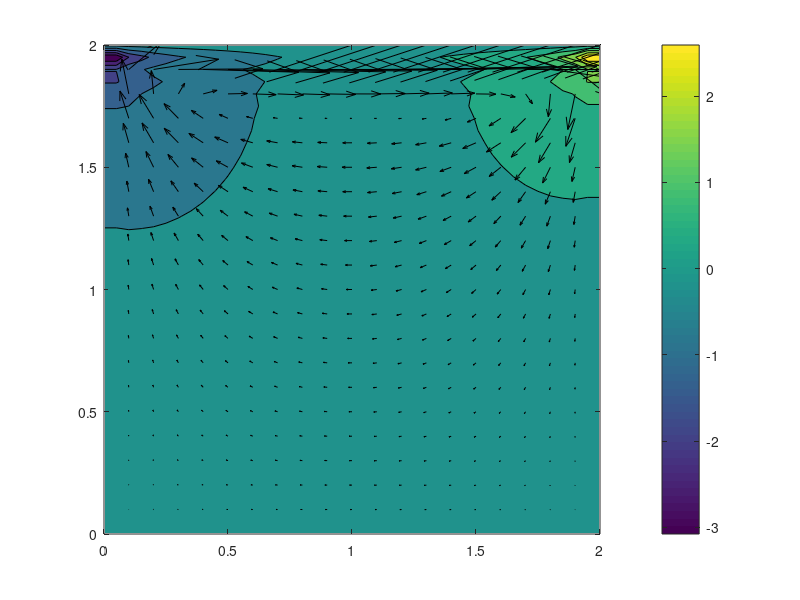

Reproduce this figure in MATLAB.
clc,clear,close all

nx = 41;
ny = 41;
nt = 100;
nit = 50; % ??
c = 1;
dx = 2/(nx-1);
dy = 2/(ny-1);
x = linspace(0,2,nx);
y = linspace(0,2,ny);

rho = 1;
nu = 0.1;
dt = 0.001;

u = zeros(nx,ny);
v = zeros(nx,ny);
p = zeros(nx,ny);
b = zeros(nx,ny);

for i = 1:nt
    un = u;
    vn = v;
    
    b(2:end-1,2:end-1) =  ... % have no relation to the interation of p (Place here for saving computation resources)
        rho/dt*((u(3:end,2:end-1)-u(1:end-2,2:end-1))/(2*dx)+(v(2:end-1,3:end)-v(2:end-1,1:end-2))/(2*dy))...
        -(u(3:end,2:end-1)-u(1:end-2,2:end-1))/(2*dx).*(u(3:end,2:end-1)-u(1:end-2,2:end-1))/(2*dx)...
        -2*(u(2:end-1,3:end)-u(2:end-1,1:end-2))/(2*dy).*(v(3:end,2:end-1)-v(1:end-2,2:end-1))/(2*dx)...
        -(v(2:end-1,3:end)-v(2:end-1,1:end-2))/(2*dy).*(v(2:end-1,3:end)-v(2:end-1,1:end-2))/(2*dy);
    
    for j = 1:nit
        pn = p;

        p(2:end-1,2:end-1) = ((pn(3:end,2:end-1)+pn(1:end-2,2:end-1))*dy^2+...
            (pn(2:end-1,3:end)+pn(2:end-1,1:end-2))*dx^2)/(2*(dx^2+dy^2))...
            -(dx^2*dy^2)/(2*(dx^2+dy^2)).*b(2:end-1,2:end-1);

        p(end,:) = p(end-1,:); % dp/dx=0 at x=2
        p(:,1) = p(:,2); % dp/dy=0 at y=0
        p(1,:) = p(2,:); % dp/dx=0 at x=0
        p(:,end) = 0;    % p=0 at y=2
    end

    u(2:end-1,2:end-1) = un(2:end-1,2:end-1) ...
        -(dt/dx)*un(2:end-1,2:end-1).*(un(2:end-1,2:end-1)-un(1:end-2,2:end-1))...
        -(dt/dy)*vn(2:end-1,2:end-1).*(un(2:end-1,2:end-1)-un(2:end-1,1:end-2))...
        -(dt)/(2*rho*dx)*(p(3:end,2:end-1)-p(1:end-2,2:end-1))...
        +nu*( ...
        (dt)/(dx^2)*(un(3:end,2:end-1)-2*un(2:end-1,2:end-1)+un(1:end-2,2:end-1))...
        +(dt)/(dy^2)*(un(2:end-1,3:end)-2*un(2:end-1,2:end-1)+un(2:end-1,1:end-2))...
        );

    v(2:end-1,2:end-1) = vn(2:end-1,2:end-1) ...
        -(dt/dx)*un(2:end-1,2:end-1).*(vn(2:end-1,2:end-1)-vn(1:end-2,2:end-1))...
        -(dt/dy)*vn(2:end-1,2:end-1).*(vn(2:end-1,2:end-1)-vn(2:end-1,1:end-2))...
        -(dt)/(2*rho*dy)*(p(2:end-1,3:end)-p(2:end-1,1:end-2))...
        +nu*( ...
        (dt)/(dx^2)*(vn(3:end,2:end-1)-2*vn(2:end-1,2:end-1)+vn(1:end-2,2:end-1))...
        +(dt)/(dy^2)*(vn(2:end-1,3:end)-2*vn(2:end-1,2:end-1)+vn(2:end-1,1:end-2))...
        );

    u(:,1) = 0;
    u(1,:) = 0;
    u(end,:) = 0;
    u(:,end) = 1; % u=1 at y=2;

    v(:,1) = 0;
    v(:,end) = 0;
    v(1,:) = 0;
    v(end,:) = 0;
end

hold(gca,"on")
box(gca,"on")
colorbar
[X,Y] = meshgrid(x,y);
contourf(Y,X,p)
interval = 2;
quiver(Y(1:interval:end,1:interval:end),...
    X(1:interval:end,1:interval:end),...
    u(1:interval:end,1:interval:end),...
    v(1:interval:end,1:interval:end), ...
    0,'k','filled')
xlim([0,2])
ylim([0,2])




